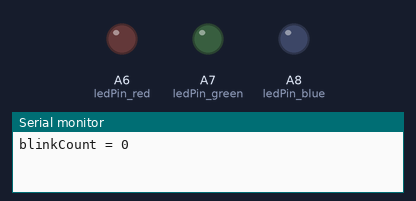
Bench run of a sketch on a simulated Teensy 4. Parts: output pins drawn as LEDs (lit = HIGH), the last lines printed to the serial monitor.

Above: at 0.5 s.
At 1.5 s:
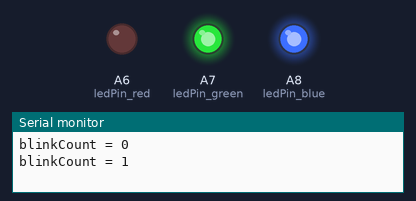
At 3.5 s:
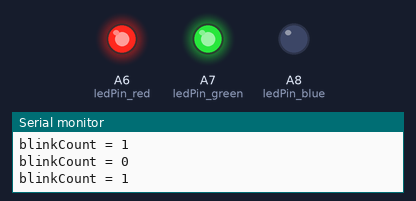
At 5.5 s:
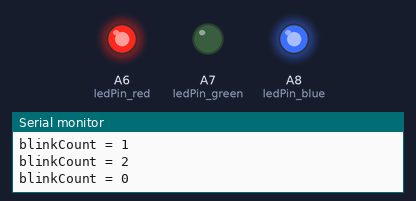
Timing chart, 0 to 6.9 s (numbered marks = the images above):
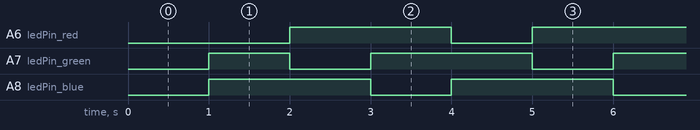

Measured:
- by itself, A6 (ledPin_red), A8 (ledPin_blue): alternates HIGH for 2.0 s and LOW for 1.0 s
- by itself, A7 (ledPin_green): repeats every 3.0 s: LOW 1.0 s, HIGH 2.0 s
- by itself, everything shown: repeats every 3.0 s, in 3 steps

The sketch:

tricolorTimer.ino
```cpp
// Freddie He, 1560733
// Lab 2, Section B

// Create an IntervalTimer object
IntervalTimer myTimer;

const int ledPin_red = 20;  // the pin with red LED
const int ledPin_green = 21;  // the pin with green LED
const int ledPin_blue = 22;  // the pin with blue LED

void setup() {
  pinMode(ledPin_red, OUTPUT);
  pinMode(ledPin_green, OUTPUT);
  pinMode(ledPin_blue, OUTPUT);
  Serial.begin(9600);
  myTimer.begin(blinkLED, 1000000);  // blinkLED to run every 0.1 seconds
}

// The interrupt will blink the LED, and keep
// track of which color is turne on,
volatile int ledState_red = 1; // 0: on, 1:off
volatile int ledState_green = 1;
volatile int ledState_blue = 1;

volatile unsigned long blinkCount = 0; // use volatile for shared variables

// functions called by IntervalTimer should be short, run as quickly as
// possible, and should avoid calling other functions if possible.
void blinkLED() {
  if (ledState_red == 0) {
    ledState_red = 1;
    ledState_green = 0;
    ledState_blue = 1;
    blinkCount = 0;  // reset when red LED turns on
  } else if (ledState_green == 0) {
    ledState_red = 1;
    ledState_green = 1;
    ledState_blue = 0;
    blinkCount = blinkCount + 1;  // increase when green LED turns on
  } else {
    ledState_red = 0;
    ledState_green = 1;
    ledState_blue = 1;
    blinkCount = blinkCount + 1;  // increase when blue LED turns on
  }
  digitalWrite(ledPin_red, ledState_red);
  digitalWrite(ledPin_green, ledState_green);
  digitalWrite(ledPin_blue, ledState_blue);
}

// The main program will print the blink count
// to the Arduino Serial Monitor
void loop() {
  unsigned long blinkCopy;  // holds a copy of the blinkCount

  // to read a variable which the interrupt code writes, we
  // must temporarily disable interrupts, to be sure it will
  // not change while we are reading.  To minimize the time
  // with interrupts off, just quickly make a copy, and then
  // use the copy while allowing the interrupt to keep working.
  noInterrupts();
  blinkCopy = blinkCount;
  interrupts();

  Serial.print("blinkCount = ");
  Serial.println(blinkCopy);
  delay(1000);
}
```
